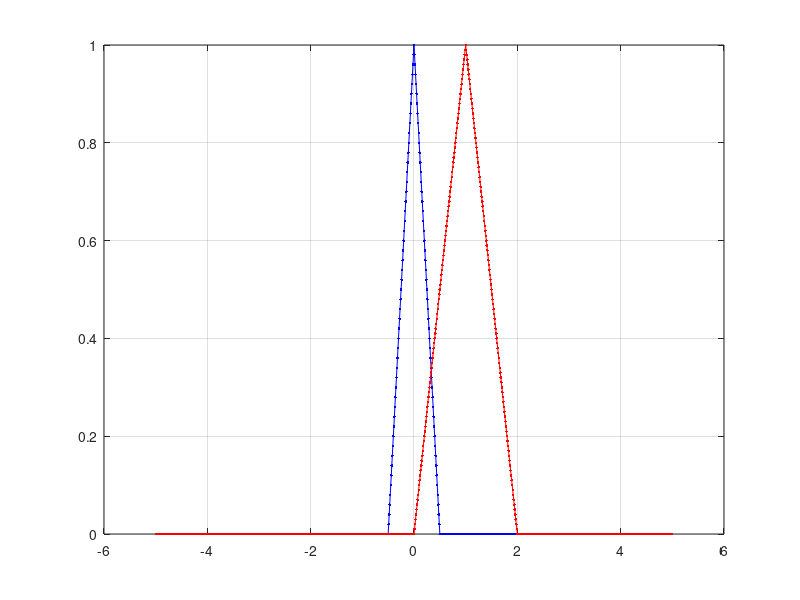

The MATLAB script that drew this image:

clear;clc;close all

%No Octave o pacote 'signal' precisa ser instalado e depende do pacote 'control'
%No Ubuntu, é necessário também ter liboctave-dev instalada
pkg load signal %Octave

dilat =1/2
deslo =1

Ts=0.01;
t = -5:Ts:5-Ts;
%g1 = @(t) triangularPulse(t); %Matlab
g1 = @(t) tripuls(t); %Octave
g2 = g1(dilat*(t-deslo));
plot(t,g1(t),'-b.');hold on;
plot(t,g2,'-r.');grid on;% axis([-3.5 3.5 -1 1])
